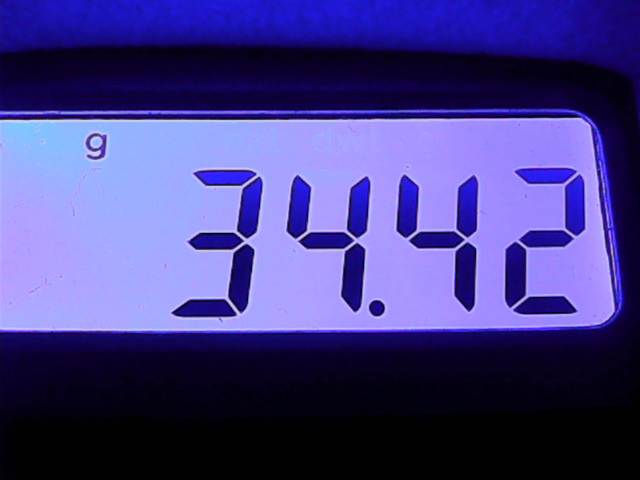
#> input picture ImageSet/RawTest_01/WIN_20201021_18_58_04_Pro.jpg, 1280 x 960 px, found by its file name (shown at 1/2 size); its folder holds only this picture in this run
$ python createDataset_Improved.py
#> lines starting #> are read from the running program, lines starting #| are printed output that depends on the picture; after the words box and inside, x2 and y2 are one past the last pixel; in counts of white or black regions, pixels touching at a corner belong together
import cv2
import numpy
import os
import csv


path = 'E:\\Computer Vision\\Projects\\Seven-Segment-Recognition\\ImageSet\\RawTest_01'
dirTestImages = "./imageSet/testImages_05"


# To Check Whether the Area which is cropped is a blank area without a digit
def isBlankDigit(image):
    flatList = image.flatten()
    # print(flatList)
    noOfHighs = 0
    noOfLows = 0
    for val in flatList:
        if val > 250 :
            noOfHighs += 1
    # print(noOfHighs / flatList.size)
    if noOfHighs / flatList.size > 0.95 :
        return True
    else :
        return False


# -------------------------------------------------------------------------------------------------------------------------------------
#                                    Getting all the Original/Raw File Names in the Directory
# -------------------------------------------------------------------------------------------------------------------------------------
fileNames = []
# r=root, d=directories, f = files
for root, directories, files in os.walk(path):
    for file in files:
        if '.jpg' in file:
            # files.append(os.path.join(root, file))
            fileNames.append(os.path.join(root, file).split("\\")[-1])

            # print(os.path.join(root, file))


# -------------------------------------------------------------------------------------------------------------------------------------
#                                    Creating the Output Image Files and CSV - Dataset Creation
# -------------------------------------------------------------------------------------------------------------------------------------

# Output File Index -> Should Appemd At the End of the 'outputFileNamePrefix'
index = 0
# Prefix of the Output Image File
outputFileNamePrefix = "testImg_"
# Extension of the Output Image File
outputFileExtention = "jpg"

# CSV Rows
rows = []


for fileName in fileNames:

    rawImage = cv2.imread("./ImageSet/RawTest_01/" + fileName)
#> rawImage is the input picture: shape (960, 1280, 3); mean B, G, R 133.8, 60.7, 67.8
    # cv2.imshow(fileName, rawImage)

    greyImage = cv2.cvtColor(rawImage, cv2.COLOR_BGR2GRAY)
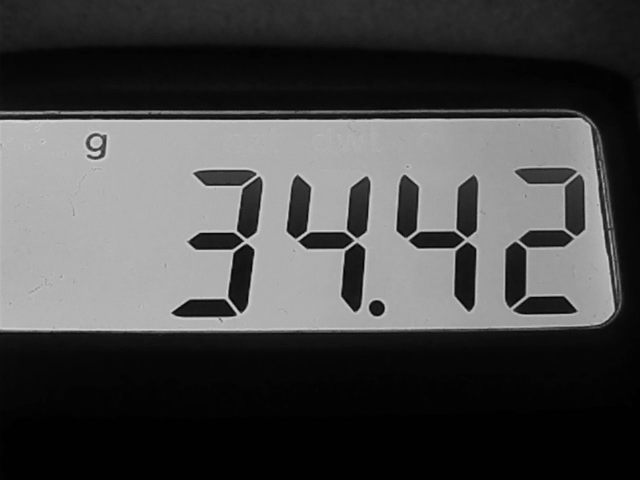
#> greyImage: shape (960, 1280) (shown at 1/2 size); min 0, max 220, mean 71.2
    # cv2.imshow("Grey Image", greyImage)

    # Cropping the Image to extract the Area Where the Digigit Appear
    # 1.2MP 1280x960
    croppedImage = greyImage[325:648, 100:1198]
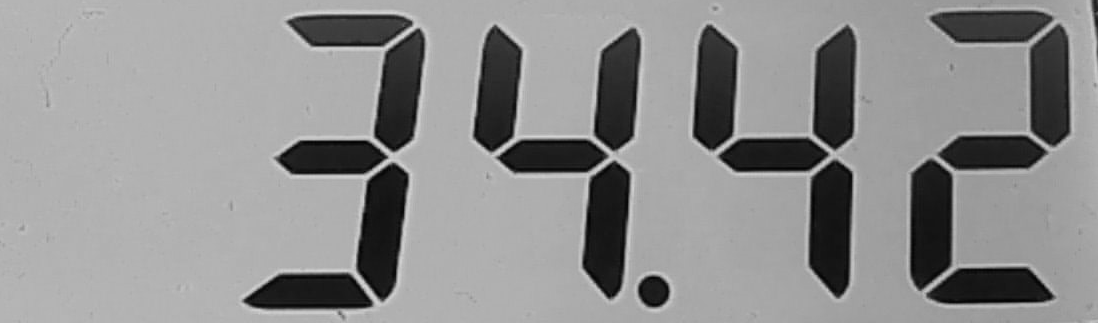
#> croppedImage: shape (323, 1098); min 1, max 220, mean 143.6
    # 0.9MP 1280x720
    # croppedImage = greyImage[205:525, 100:1198]
    # cv2.imshow("Cropped Image", croppedImage)

    # Thresholding the Image
    ret,threshImage = cv2.threshold(croppedImage, 45, 255, cv2. THRESH_BINARY)
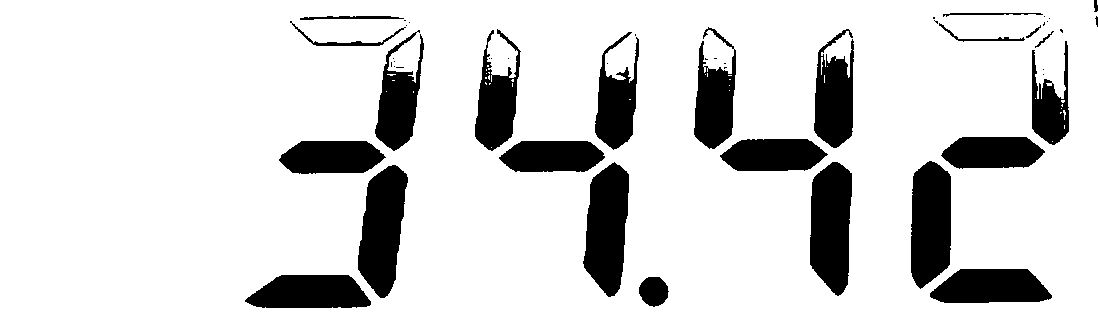
#> threshImage: shape (323, 1098); 84.6% white; 51 black regions (26 under 20 px), largest, box (x1, y1, x2, y2) and area: (810, 162, 852, 296) 4534, (358, 165, 408, 298) 4515, (583, 162, 629, 297) 4511
    # Margings/ Bounderies of the Digits -> For Cropping
    marginList = [(0, 215), (225, 440), (450, 655), (680, 880), (890, threshImage.shape[1] )]

# There are only 5 digits to extracted from the LCD Display
    for i in range(5):
        # print(marginList[i][0])
        digit = threshImage[:, marginList[i][0] : marginList[i][1]]

        # digitText = "Digit " + str(i)
        # cv2.imshow(digitText, digit)

        if isBlankDigit(digit) != True :
            # print("Blank Digit Found")
            digit = cv2.resize(digit, (28, 28))
            # print(digit.shape)
            flatList = digit.flatten()
            newRow = [0]
            for val in flatList:
                newRow.append(val)
            rows.append(newRow)

            cv2.imwrite(dirTestImages +  "/" + outputFileNamePrefix + str(index) + "." + outputFileExtention, digit)
            index += 1
#> this loop made 5 passes
#> pass 2, `digit = threshImage[:, marginList[i][0] : marginList[i][1]]`:
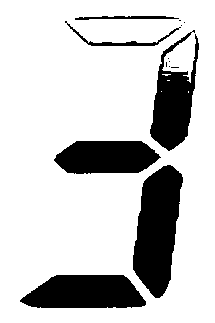
#> digit: shape (323, 215); 79.3% white; 14 black regions (8 under 20 px), largest, box (x1, y1, x2, y2) and area: (133, 165, 183, 298) 4515, (20, 275, 146, 308) 3366, (150, 30, 199, 151) 2967, (54, 141, 161, 174) 2857, (65, 21, 181, 46) 364, (75, 16, 179, 20) 266
#> pass 2, `digit = cv2.resize(digit, (28, 28))`:
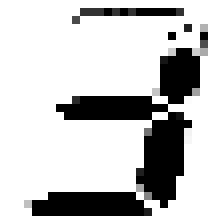
#> digit: shape (28, 28) (shown 8 times larger); min 0, max 255, mean 199.1
#> pass 3, `digit = threshImage[:, marginList[i][0] : marginList[i][1]]`:
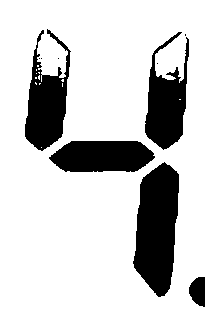
#> digit: shape (323, 205); 79.8% white; 10 black regions (5 under 20 px), largest, box (x1, y1, x2, y2) and area: (133, 162, 179, 297) 4511, (25, 29, 71, 151) 2944, (145, 32, 189, 150) 2813, (49, 141, 155, 172) 2733, (189, 277, 205, 307) 372
#> after the loop:
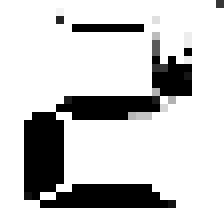
#> digit: shape (28, 28) (shown 8 times larger); min 0, max 255, mean 204.2
#> after the loop, flatList = 784 values, max 255 at index 0, min 0 at index 93, mean 204.2; index = 4; newRow = 785 values, max 255 at index 1, min 0 at index 0, mean 203.9; rows = 4 items


# -------------------------------------------------------------------------------------------------------------------------------------
#                                                       Writting to the CSV File
# -------------------------------------------------------------------------------------------------------------------------------------
with open('ss_dataset_train_02_Tresh45.csv', 'w', newline='') as file:
    writer = csv.writer(file)
    writer.writerows(rows)

cv2.waitKey()

$ run again, on ImageSet/RawTest_01/WIN_20201021_18_59_00_Pro.jpg
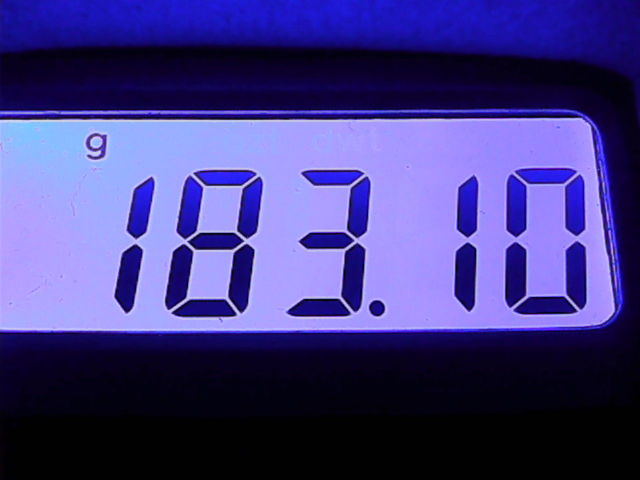
#> input picture ImageSet/RawTest_01/WIN_20201021_18_59_00_Pro.jpg, 1280 x 960 px, found by its file name (shown at 1/2 size)
#> rawImage is the input picture: shape (960, 1280, 3); mean B, G, R 130.4, 58.3, 65.4
#> `ret,threshImage = cv2.threshold(croppedImage, 45, 255, cv2. THRESH_BIN..`:
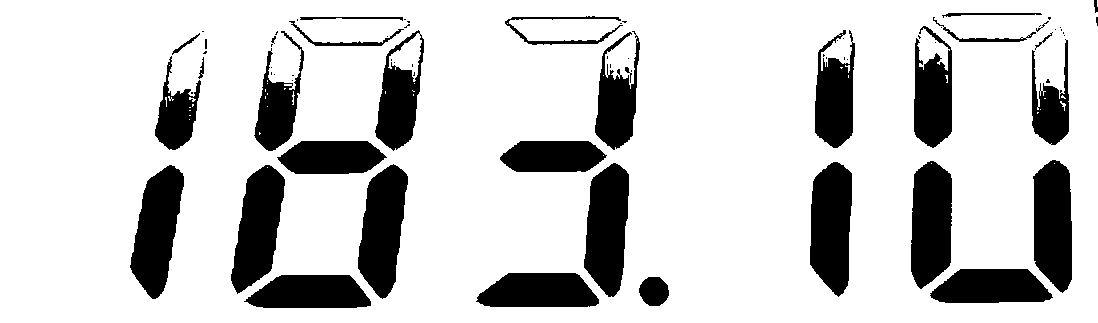
#> threshImage: shape (323, 1098); 80.6% white; 76 black regions (44 under 20 px), largest, box (x1, y1, x2, y2) and area: (810, 162, 852, 297) 4537, (358, 164, 408, 299) 4535, (584, 163, 629, 297) 4517
#> after the loop `for i in range(5):`:
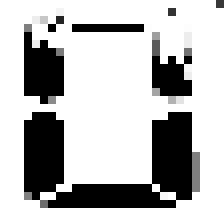
#> digit: shape (28, 28) (shown 8 times larger); min 0, max 255, mean 186.6
#> after the loop `for i in range(5):`: flatList = 784 values, max 255 at index 0, min 0 at index 90, mean 186.6; index = 5; newRow = 785 values, max 255 at index 1, min 0 at index 0, mean 186.4; rows = 5 items

$ run again, on ImageSet/RawTest_01/WIN_20201021_18_59_23_Pro.jpg
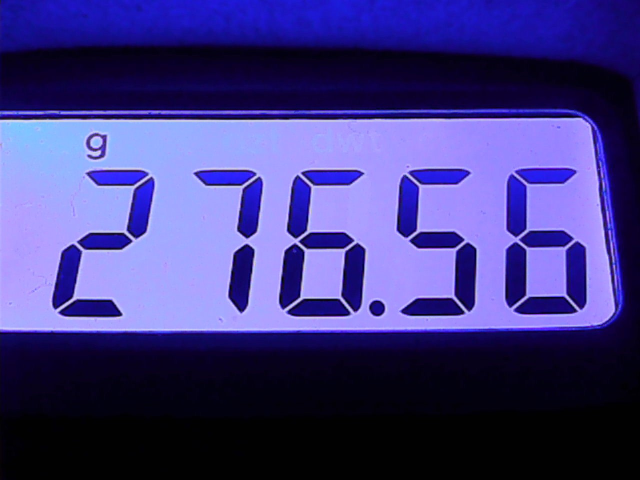
#> input picture ImageSet/RawTest_01/WIN_20201021_18_59_23_Pro.jpg, 1280 x 960 px, found by its file name (shown at 1/2 size)
#> rawImage is the input picture: shape (960, 1280, 3); mean B, G, R 129.6, 57.5, 64.2
#> `ret,threshImage = cv2.threshold(croppedImage, 45, 255, cv2. THRESH_BIN..`:
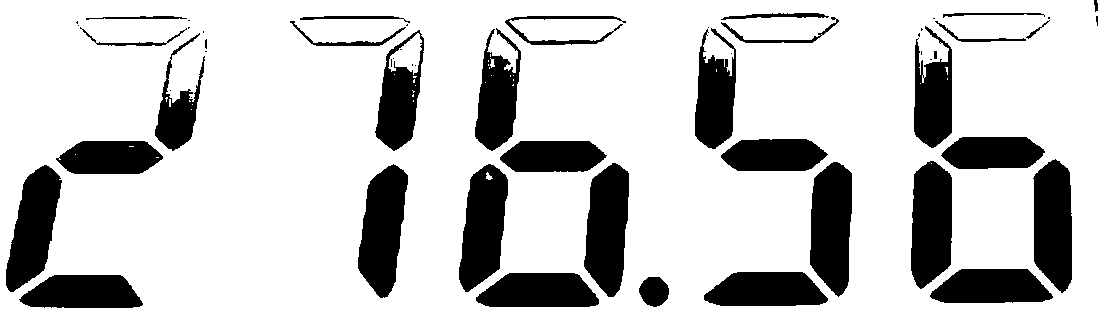
#> threshImage: shape (323, 1098); 78.9% white; 57 black regions (24 under 20 px), largest, box (x1, y1, x2, y2) and area: (810, 162, 852, 297) 4541, (358, 164, 408, 298) 4526, (584, 163, 629, 297) 4512
#> after the loop `for i in range(5):`:
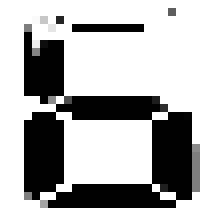
#> digit: shape (28, 28) (shown 8 times larger); min 0, max 255, mean 182.7
#> after the loop `for i in range(5):`: flatList = 784 values, max 255 at index 0, min 0 at index 93, mean 182.7; index = 5; newRow = 785 values, max 255 at index 1, min 0 at index 0, mean 182.4; rows = 5 items

$ run again, on ImageSet/RawTest_01/WIN_20201021_18_58_22_Pro.jpg
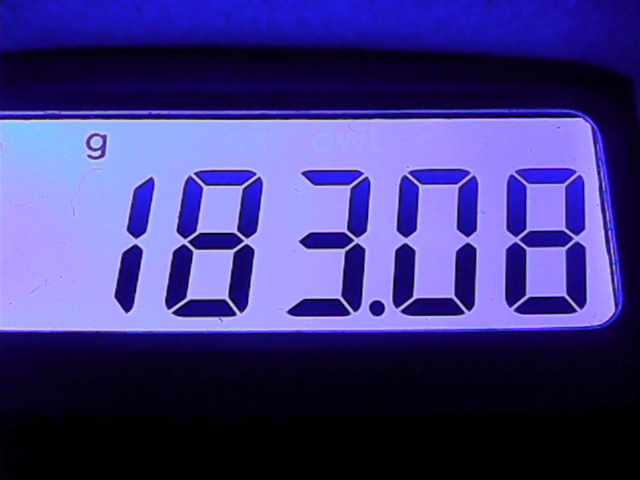
#> input picture ImageSet/RawTest_01/WIN_20201021_18_58_22_Pro.jpg, 1280 x 960 px, found by its file name (shown at 1/2 size)
#> rawImage is the input picture: shape (960, 1280, 3); mean B, G, R 129.1, 56.3, 63.6
#> threshImage: shape (323, 1098); 76.3% white; 75 black regions (39 under 20 px), largest, box (x1, y1, x2, y2) and area: (810, 162, 852, 297) 4536, (358, 164, 408, 298) 4525, (584, 163, 629, 298) 4517
#> after the loop `for i in range(5):`:
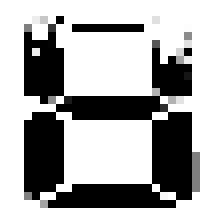
#> digit: shape (28, 28) (shown 8 times larger); min 0, max 255, mean 174.1
#> after the loop `for i in range(5):`: flatList = 784 values, max 255 at index 0, min 0 at index 63, mean 174.1; index = 5; newRow = 785 values, max 255 at index 1, min 0 at index 0, mean 173.9; rows = 5 items
